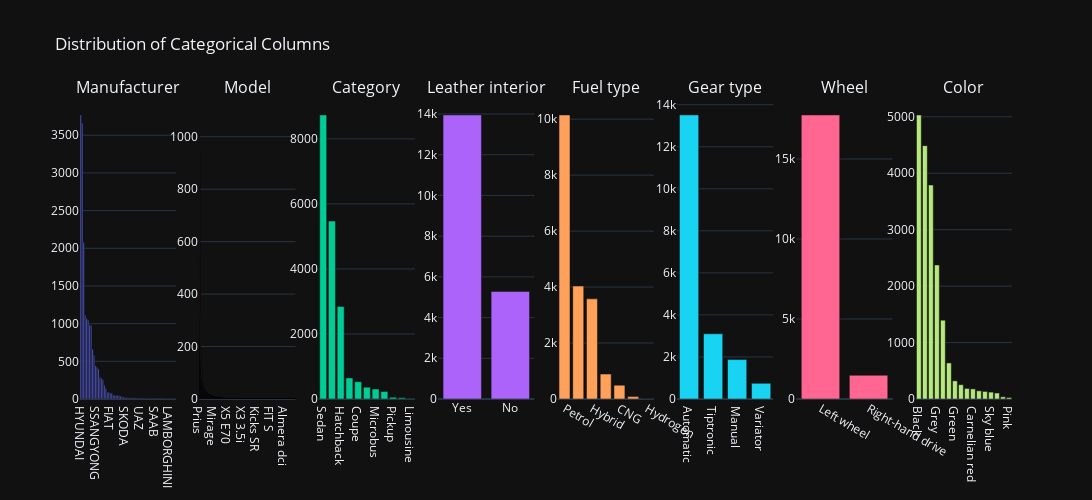

Notebook cell for this chart:
### Markdown cell above
### Data Cleaning

### Code cell
import plotly.graph_objects as go
from plotly.subplots import make_subplots

# Create subplots: 1 row, as many columns as categorical_cols
fig = make_subplots(rows=1, cols=len(categorical_cols),
                    subplot_titles=[f'{col}' for col in categorical_cols])

# Loop through categorical columns and add a subplot for each
for i, col in enumerate(categorical_cols):
    fig.add_trace(
        go.Bar(
            x=df[col].value_counts().index,
            y=df[col].value_counts().values
        ),
        row=1,
        col=i+1
    )

# Update layout
fig.update_layout(
    title='Distribution of Categorical Columns',
    template='plotly_dark',
    showlegend=False,
    width=400 * len(categorical_cols),   # 400px width per subplot
    height=500
)

fig.show()

### Figure 1 — Plotly figure (JSON) as saved in the notebook; plotly's stock layout.template omitted (floating-point values rounded to 4 significant figures; data arrays with more than 128 entries replaced by an {"elided": "..."} marker saying what was removed)
{"data": [{"type": "bar", "x": ["HYUNDAI", "TOYOTA", "MERCEDES-BENZ", "FORD", "CHEVROLET", "BMW", "LEXUS", "HONDA", "NISSAN", "VOLKSWAGEN", "SSANGYONG", "KIA", "OPEL", "MITSUBISHI", "SUBARU", "AUDI", "MAZDA", "JEEP", "DAEWOO", "DODGE", "FIAT", "SUZUKI", "PORSCHE", "LAND ROVER", "VAZ", "MINI", "JAGUAR", "RENAULT", "INFINITI", "CHRYSLER", "SKODA", "VOLVO", "PEUGEOT", "BUICK", "LINCOLN", "GMC", "ACURA", "CADILLAC", "DAIHATSU", "GAZ", "UAZ", "CITROEN", "SCION", "HUMMER", "ALFA ROMEO", "MASERATI", "MOSKVICH", "MERCURY", "ISUZU", "ROVER", "SAAB", "BENTLEY", "სხვა", "ROLLS-ROYCE", "ZAZ", "SEAT", "FERRARI", "HAVAL", "TESLA", "LANCIA", "LAMBORGHINI", "PONTIAC", "SATURN", "ASTON MARTIN", "GREATWALL"], "xaxis": "x", "y": [3769, 3662, 2076, 1111, 1069, 1049, 982, 977, 660, 579, 441, 421, 397, 289, 275, 255, 183, 138, 91, 91, 78, 76, 54, 49, 48, 48, 42, 37, 30, 26, 20, 19, 17, 16, 15, 15, 15, 14, 13, 12, 12, 9, 7, 5, 4, 4, 4, 4, 4, 3, 2, 2, 2, 2, 2, 2, 2, 1, 1, 1, 1, 1, 1, 1, 1], "yaxis": "y"}, {"type": "bar", "x": {"elided": "1590 str values"}, "xaxis": "x2", "y": {"elided": "1590 int values"}, "yaxis": "y2"}, {"type": "bar", "x": ["Sedan", "Jeep", "Hatchback", "Minivan", "Coupe", "Universal", "Microbus", "Goods wagon", "Pickup", "Cabriolet", "Limousine"], "xaxis": "x3", "y": [8736, 5473, 2847, 647, 532, 364, 306, 233, 52, 36, 11], "yaxis": "y3"}, {"type": "bar", "x": ["Yes", "No"], "xaxis": "x4", "y": [13954, 5283], "yaxis": "y4"}, {"type": "bar", "x": ["Petrol", "Diesel", "Hybrid", "LPG", "CNG", "Plug-in Hybrid", "Hydrogen"], "xaxis": "x5", "y": [10150, 4036, 3578, 892, 494, 86, 1], "yaxis": "y5"}, {"type": "bar", "x": ["Automatic", "Tiptronic", "Manual", "Variator"], "xaxis": "x6", "y": [13514, 3102, 1875, 746], "yaxis": "y6"}, {"type": "bar", "x": ["Left wheel", "Right-hand drive"], "xaxis": "x7", "y": [17753, 1484], "yaxis": "y7"}, {"type": "bar", "x": ["Black", "White", "Silver", "Grey", "Blue", "Red", "Green", "Orange", "Brown", "Carnelian red", "Golden", "Beige", "Sky blue", "Yellow", "Purple", "Pink"], "xaxis": "x8", "y": [5033, 4489, 3792, 2375, 1396, 639, 322, 253, 187, 179, 145, 134, 122, 106, 39, 26], "yaxis": "y8"}], "layout": {"annotations": [{"font": {"size": 16}, "showarrow": false, "text": "Manufacturer", "x": 0.05156, "xanchor": "center", "xref": "paper", "y": 1, "yanchor": "bottom", "yref": "paper"}, {"font": {"size": 16}, "showarrow": false, "text": "Model", "x": 0.1797, "xanchor": "center", "xref": "paper", "y": 1, "yanchor": "bottom", "yref": "paper"}, {"font": {"size": 16}, "showarrow": false, "text": "Category", "x": 0.3078, "xanchor": "center", "xref": "paper", "y": 1, "yanchor": "bottom", "yref": "paper"}, {"font": {"size": 16}, "showarrow": false, "text": "Leather interior", "x": 0.4359, "xanchor": "center", "xref": "paper", "y": 1, "yanchor": "bottom", "yref": "paper"}, {"font": {"size": 16}, "showarrow": false, "text": "Fuel type", "x": 0.5641, "xanchor": "center", "xref": "paper", "y": 1, "yanchor": "bottom", "yref": "paper"}, {"font": {"size": 16}, "showarrow": false, "text": "Gear type", "x": 0.6922, "xanchor": "center", "xref": "paper", "y": 1, "yanchor": "bottom", "yref": "paper"}, {"font": {"size": 16}, "showarrow": false, "text": "Wheel", "x": 0.8203, "xanchor": "center", "xref": "paper", "y": 1, "yanchor": "bottom", "yref": "paper"}, {"font": {"size": 16}, "showarrow": false, "text": "Color", "x": 0.9484, "xanchor": "center", "xref": "paper", "y": 1, "yanchor": "bottom", "yref": "paper"}], "height": 500, "showlegend": false, "title": {"text": "Distribution of Categorical Columns"}, "width": 3200, "xaxis": {"anchor": "y", "domain": [0, 0.1031]}, "xaxis2": {"anchor": "y2", "domain": [0.1281, 0.2312]}, "xaxis3": {"anchor": "y3", "domain": [0.2562, 0.3594]}, "xaxis4": {"anchor": "y4", "domain": [0.3844, 0.4875]}, "xaxis5": {"anchor": "y5", "domain": [0.5125, 0.6156]}, "xaxis6": {"anchor": "y6", "domain": [0.6406, 0.7438]}, "xaxis7": {"anchor": "y7", "domain": [0.7688, 0.8719]}, "xaxis8": {"anchor": "y8", "domain": [0.8969, 1]}, "yaxis": {"anchor": "x", "domain": [0, 1]}, "yaxis2": {"anchor": "x2", "domain": [0, 1]}, "yaxis3": {"anchor": "x3", "domain": [0, 1]}, "yaxis4": {"anchor": "x4", "domain": [0, 1]}, "yaxis5": {"anchor": "x5", "domain": [0, 1]}, "yaxis6": {"anchor": "x6", "domain": [0, 1]}, "yaxis7": {"anchor": "x7", "domain": [0, 1]}, "yaxis8": {"anchor": "x8", "domain": [0, 1]}}}
